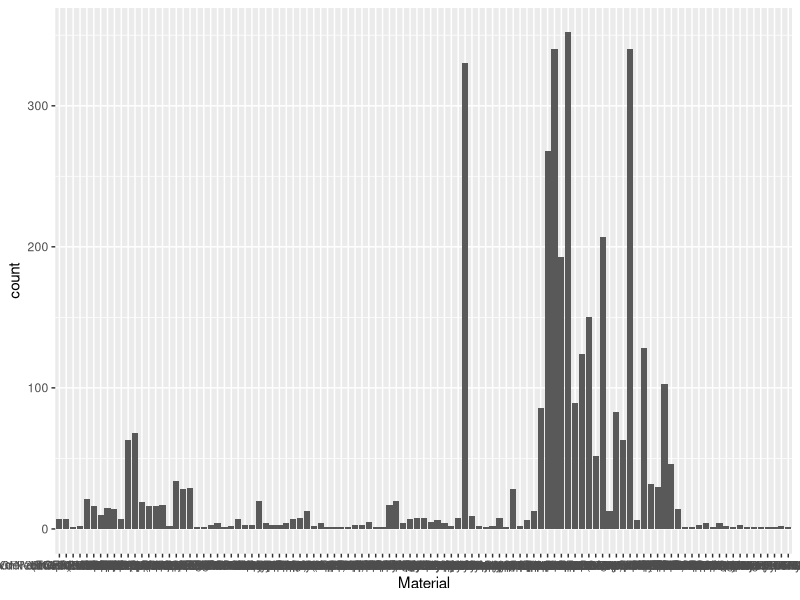
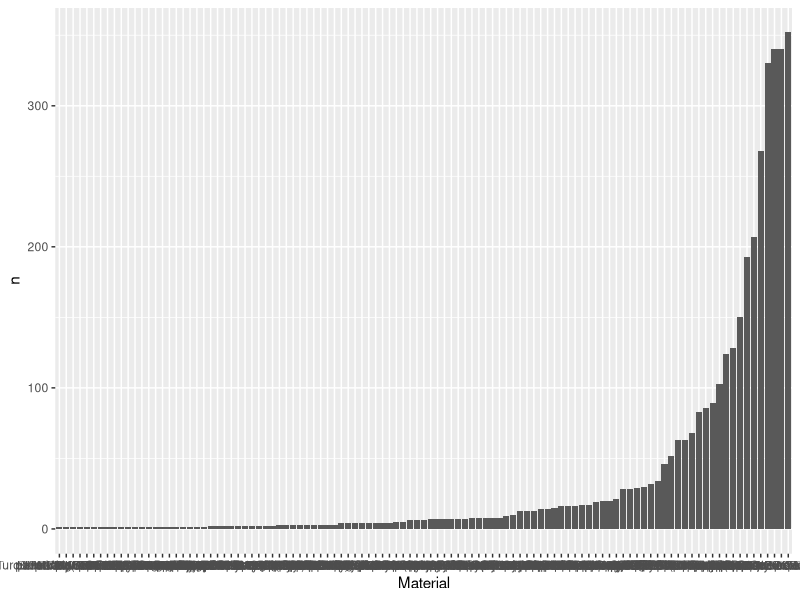
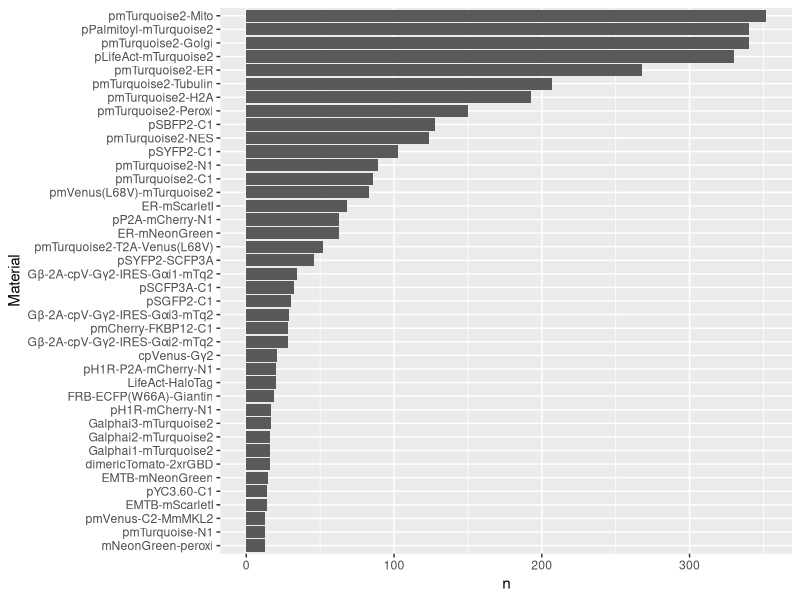
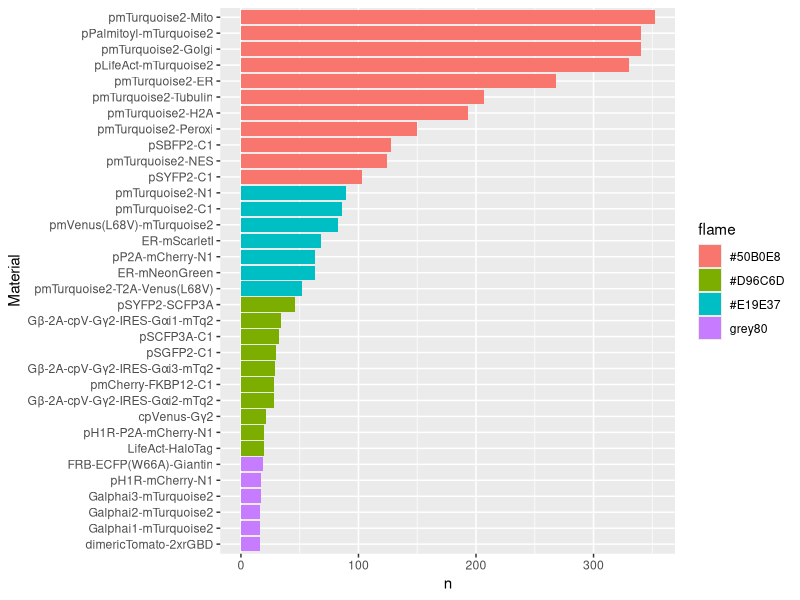
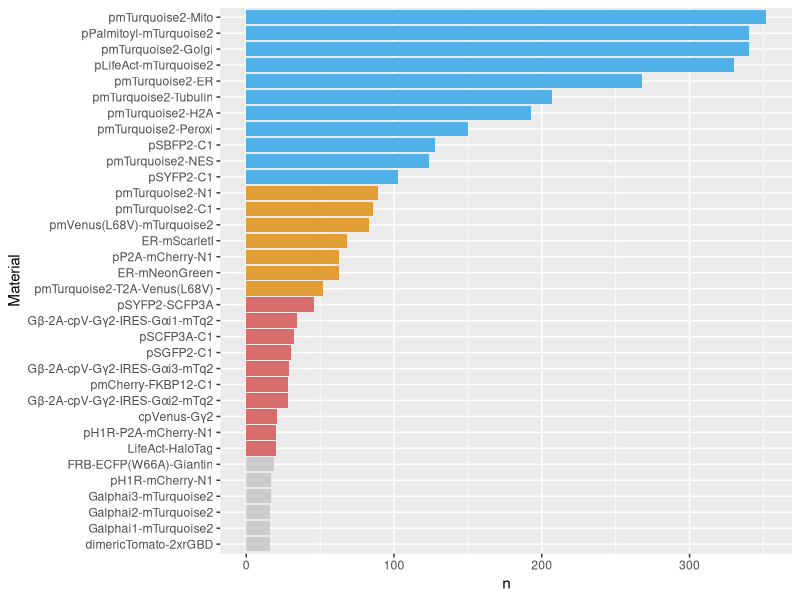
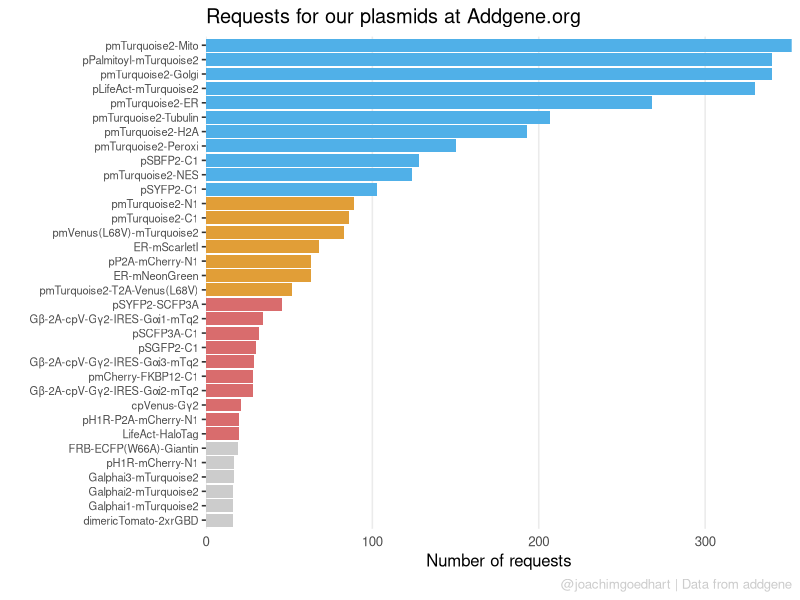
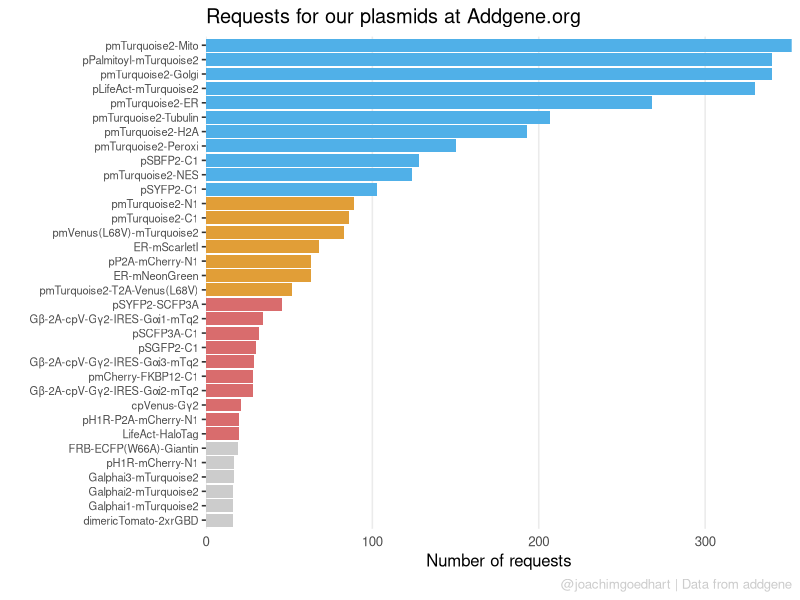

Source code (R) for these figures, in order:
## ---- chunk 1
library(tidyverse)
## ---- chunk 2
df_addgene <- read.csv("data/Addgene-Requests-for-Materials-Joachim-Goedhart-2005-2023-2023-Jan-31-05-05.csv", stringsAsFactors = TRUE)
head(df_addgene)
## ---- chunk 3
str(df_addgene)
## ---- chunk 4
df_addgene <- df_addgene %>% mutate(ID=as.factor(ID))
head(df_addgene)
## ---- chunk 5
ggplot(df_addgene, aes(x=Material)) + geom_bar()
## ---- chunk 6
df_count <- df_addgene %>% group_by(Material) %>% tally(sort = TRUE)
head(df_count)

## ---- chunk 7
df_count <- df_count %>% mutate(Material = fct_reorder(Material, n))
head(df_count)
## ---- chunk 8
ggplot(df_count, aes(x=Material, y=n)) + geom_col()
## ---- chunk 9
ggplot(df_count %>% filter(n>10), aes(x=Material, y=n)) + geom_col() + coord_flip()
## ---- chunk 10
df_count <- df_count %>% mutate(flame = case_when(n<20 ~ "grey80",
                                                  (n>=20 & n<50) ~ "#D96C6D",  #using a 'softer red'
                                                  (n>=50 & n <100) ~ "#E19E37",
                                                  n>=100 ~ "#50B0E8")
                                )
## ---- chunk 11
ggplot(df_count %>% filter(n>15), aes(x=Material, y=n, fill=flame)) + geom_col() + coord_flip()
## ---- chunk 12
p <- ggplot(df_count %>% filter(n>15), aes(x=Material, y=n, fill=flame)) +
  geom_col() +
  coord_flip() +
  scale_fill_identity()

p
## ---- chunk 13
p <- p + theme_bw(base_size = 12) +
  labs(x="",
       y="Number of requests",
       title="Requests for our plasmids at Addgene.org",
       caption="@joachimgoedhart | Data from addgene") +
  theme(legend.position = "none") +
  scale_y_continuous(expand = c(0,0)) +
  theme(plot.caption = element_text(color='grey80', hjust=1),
        panel.border = element_blank(),
        panel.grid.minor = element_blank(),
        panel.grid.major.y = element_blank(),
        axis.ticks.x = element_blank(),
        axis.text.y = element_text(size=8))
p
## ---- chunk 14
png(file=paste0("Protocol_22.png"), width = 4000, height = 3000, units = "px", res = 400)
 p
dev.off()
